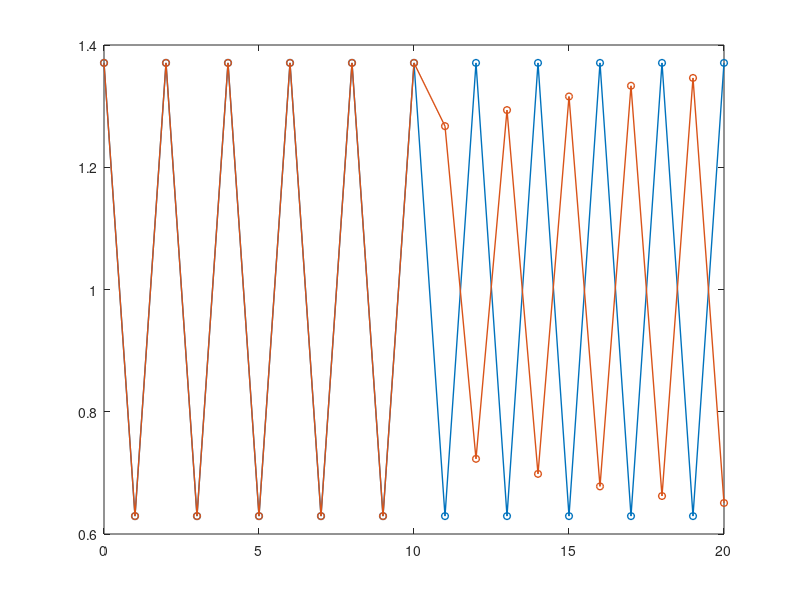

MATLAB code to generate this figure: (Note: this script raises an error after producing the figure.)
%params
r = 2.1;
x = 0:20;

% Find attractor point
N0 = 1.1;

for k = 1:10000
    N0 = N0*exp(r*(1-N0));
end

% Control trajectory
y = zeros(size(x));
y(1) = N0;

for i = 1:length(x)-1
    y(i+1) = y(i)*exp(r*(1-y(i)));
end


% Perturbed trajectory
h = zeros(size(x));
h(1) = N0;

for i = 1:length(x)-1

    if x(i) == 10
        h(i+1) = h(i)*exp(r*(1-h(i))+0.7);
    else
        h(i+1) = h(i)*exp(r*(1-h(i)));
    end

end

figure;

plot(x,y,'-o','LineWidth',1,'MarkerSize',5)
hold on
plot(x,h,'-o','LineWidth',1,'MarkerSize',5)

xline(10,'--k','Shock','HandleVisibility','off')

xlabel('t','FontSize',12)
ylabel('N','FontSize',12)

legend('Control','Perturbation','FontSize',12,'Location','northeast')

set(gca,'FontSize',12,'LineWidth',0.5)

ylim([0 2])
